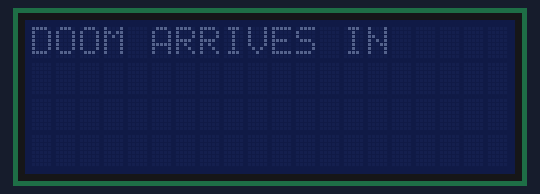
Bench run of a sketch on a simulated Arduino Uno, built with avr-gcc and run on an emulated ATmega328P. Shown: 20×4 character LCD.

Above: at 2.3 s.
At 2.7 s:
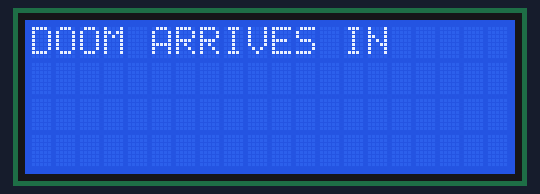

The sketch:

NodeMCU-LCD-Test.ino
```cpp
/*
   AVENGERS: DOOMSDAY COUNTDOWN
   NodeMCU ESP8266 - LCD TEST

   Release Date: August 23, 2026

   Features:
   - This will test NodeMCU with 16x2 LCD Display
*/

#include <Wire.h>
#include <LiquidCrystal_I2C.h>

LiquidCrystal_I2C lcd(0x27,20,4);  // set the LCD address to 0x27 for a 16 chars and 2 line display
int test = 0;
void setup()
{
  lcd.init();                      // initialize the lcd
  lcd.init();
  // Print a message to the LCD.
}


void loop()
{
  delay(1000);
  SHOWDOWN();
  delay(100);
  lcd.backlight();
}

void SHOWDOWN()
{
  if(!test)
  {
    for(int i=0;i<=2;i++){
    lcd.backlight();
    delay(100);
    lcd.noBacklight();
    delay(100);
  }
  for(int i=0;i<=1;i++){
    lcd.backlight();
    delay(100);
    lcd.noBacklight();
    delay(100);
  }
  for(int i=0;i<=1;i++){
    lcd.backlight();
    delay(100);
    lcd.noBacklight();
    lcd.clear();
    lcd.setCursor(0,0);
    lcd.print("DOOM ARRIVES IN");
    delay(100);
    test = 1;
  }
  }
}
```
